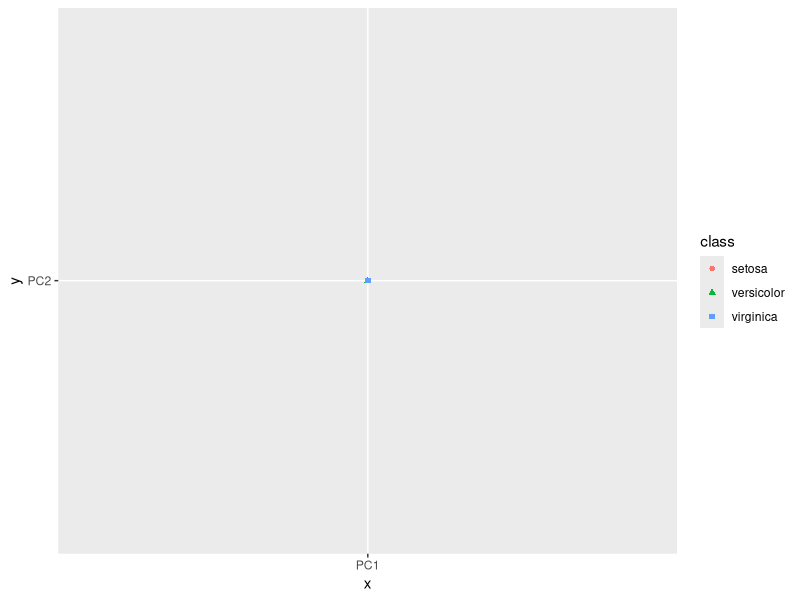
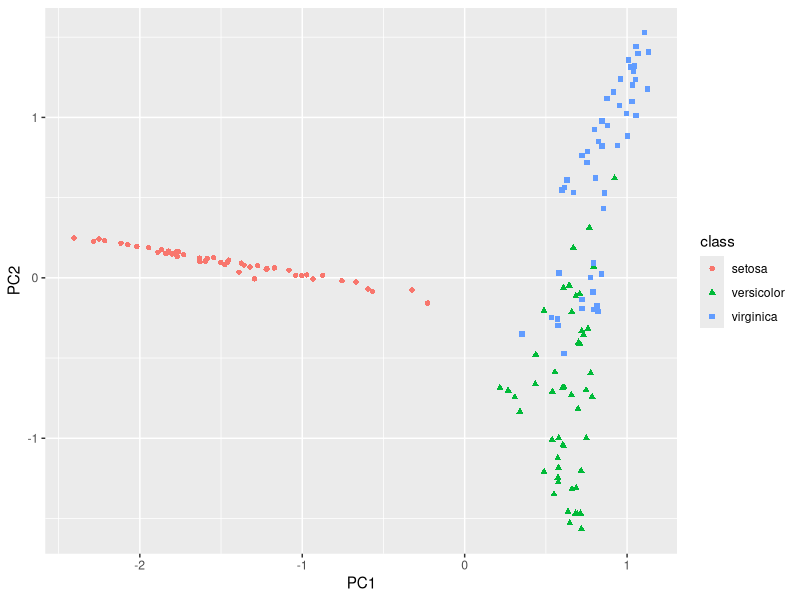

The R script that drew these images, in order:
# You need these packages for the example to run
install.packages("randomForest")
library(randomForest)
library(ROCR)
library(MASS)
library(ggplot2)
#Scaling of the data (iris data with 4 variables and 3 classes)
log <- log10(iris[,1:4])
data2<-scale(log, center = TRUE, scale = TRUE)
class<-iris[,5]
#PCA analysis

pca<-prcomp(data2, center = FALSE, scale = FALSE)
#calculating %variance
variance_PC<-100*pca$sdev^2/sum(pca$sdev^2)
#Add plotting 
PCA_scores<-data.frame(pca$x)
ggplot(PCA_scores[,1:2],aes(x='PC1', y='PC2', shape=class, color=class)) +geom_point()
#COmparing PCA and URF
Iris.urf <- randomForest(data2)
crowsD<-nrow(Iris.urf$proximity)
R = do.call(cbind, rep(list(rowMeans(Iris.urf$proximity)), crowsD))
C = do.call(cbind, rep(list(colMeans(Iris.urf$proximity)), crowsD))
Doublecenter <-Iris.urf$proximity-C-R+mean(Iris.urf$proximity[])
PCA_URF<-prcomp(Doublecenter)
scores<-data.frame(PCA_URF$x[,1:2])
ggplot(scores[,1:2], aes(x=PC1, y=PC2, shape=class, color=class)) + geom_point()
